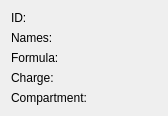
<?xml version="1.0" encoding="UTF-8"?>
<ui version="4.0">
 <class>Form</class>
 <widget class="QWidget" name="Form">
  <property name="geometry">
   <rect>
    <x>0</x>
    <y>0</y>
    <width>168</width>
    <height>107</height>
   </rect>
  </property>
  <property name="windowTitle">
   <string>Form</string>
  </property>
  <layout class="QFormLayout" name="formLayout">
   <item row="0" column="0">
    <widget class="QLabel" name="label">
     <property name="text">
      <string>ID:</string>
     </property>
    </widget>
   </item>
   <item row="0" column="1">
    <widget class="QLabel" name="label_id">
     <property name="text">
      <string/>
     </property>
    </widget>
   </item>
   <item row="1" column="0">
    <widget class="QLabel" name="label_2">
     <property name="text">
      <string>Names:</string>
     </property>
    </widget>
   </item>
   <item row="1" column="1">
    <widget class="QLabel" name="label_names">
     <property name="text">
      <string/>
     </property>
     <property name="wordWrap">
      <bool>true</bool>
     </property>
    </widget>
   </item>
   <item row="2" column="0">
    <widget class="QLabel" name="label_3">
     <property name="text">
      <string>Formula:</string>
     </property>
    </widget>
   </item>
   <item row="2" column="1">
    <widget class="QLabel" name="label_formula">
     <property name="text">
      <string/>
     </property>
    </widget>
   </item>
   <item row="3" column="0">
    <widget class="QLabel" name="label_4">
     <property name="text">
      <string>Charge:</string>
     </property>
    </widget>
   </item>
   <item row="3" column="1">
    <widget class="QLabel" name="label_charge">
     <property name="text">
      <string/>
     </property>
    </widget>
   </item>
   <item row="4" column="0">
    <widget class="QLabel" name="label_5">
     <property name="text">
      <string>Compartment:</string>
     </property>
    </widget>
   </item>
   <item row="4" column="1">
    <widget class="QLabel" name="label_compartment">
     <property name="text">
      <string/>
     </property>
    </widget>
   </item>
  </layout>
 </widget>
 <resources/>
 <connections/>
</ui>
